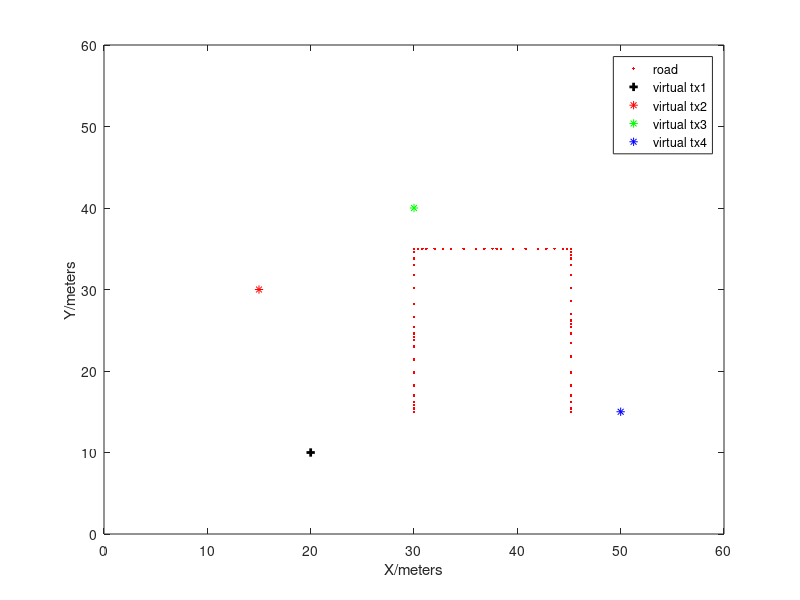

MATLAB code to generate this figure:
% set the transmitter position 
%tx = [20; 10];
% set the virtual transmitter positon
vtx0 = [20; 10];
vtx1 = [15; 30];
vtx2 = [30; 40];
vtx3 = [50; 15];

vtx = [vtx0 vtx1 vtx2 vtx3];

% set the receiver trajectory (30,15)--> (30,35) --> (45,35) --> (45, 15)

% (30,15)--> (30,35)
v1 = 4 * [0.1 0.1 0.1 0.2 0.3 0.4 0.4 0.4 0.2 0.1 0.1 0.2 0.3 0.4 0.5 0.4 0.3 0.2 0.2 0.1];
lenv1 = length(v1);
s1 = [30;15];
a1 = 15;
b1 = [a1];
for i = 1: lenv1
    a1 = a1 + v1(i);
    b1 = [b1 a1];
end
road1 = [30*ones(1,lenv1+1);b1];
v1x = zeros(1,size(v1,2));
v1y = v1;

% (30,35) --> (45.2,35)
v2 = 4 * [0.1 0.1 0.1 0.2 0.2 0.2 0.3 0.3 0.2 0.2 0.1 0.1 0.3 0.3 0.3 0.2 0.2 0.2 0.1 0.1];
lenv2 = length(v2);
a2 = 30;
b2 = [a2];
for i= 1:lenv2
    a2 = a2 + v2(i);
    b2 = [b2 a2];
end
road2 = [b2; 35*ones(1,lenv2+1)];
v2x = v2;
v2y = zeros(1,size(v2,2));

% (45.2,35) --> (45.2, 15)
v3 = -4 * [0.1 0.1 0.1 0.2 0.3 0.4 0.4 0.4 0.2 0.1 0.1 0.2 0.3 0.4 0.5 0.4 0.3 0.2 0.2 0.1];
lenv3 = length(v3);
a3 = 35;
b3 = [a3];
for i = 1:lenv3
    a3 = a3 + v3(i);
    b3 = [b3 a3];
end
road3 = [45.2*ones(1,lenv3+1); b3];
v3x = zeros(1,size(v3,2));
v3y = v3;

velocity = [[v1x;v1y] [v2x;v2y] [v3x;v3y]];

road = [road1 road2 road3];

figure
f1=plot(road(1,:),road(2,:),'r.','DisplayName','road');
hold on
f2=plot(vtx(1,1),vtx(2,1),'k+','LineWidth',2);
f3=plot(vtx(1,2),vtx(2,2),'r*');
f4=plot(vtx(1,3),vtx(2,3),'g*');
f5=plot(vtx(1,4),vtx(2,4),'b*');
legend([f1,f2,f3,f4,f5], {'road','virtual tx1','virtual tx2', 'virtual tx3','virtual tx4'})
axis([0 60 0 60])
xlabel('X/meters')
ylabel('Y/meters')
hold off











